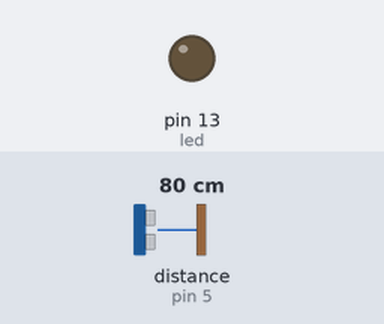
Recording of a sketch running on a simulated Arduino Uno, built with avr-gcc and run on an emulated ATmega328P. On the bench: output pins drawn as LEDs (lit = HIGH). Wiring (inferred from the names in the program): ultrasonic range finder: trigger pin 6; echo pin 5. Inputs (shaded band) come from the test bench; at power-on: distance to the obstacle (sensor on pin 5) 80 cm. The echo pulse lasts 58.3 µs per cm; pins used as bus, display or sensor lines are not drawn.

Above: at 1.2 s.
1.3 s: distance to the obstacle (sensor on pin 5) set to 23 cm
2.8 s: distance to the obstacle (sensor on pin 5) set to 18 cm
At 3.7 s:
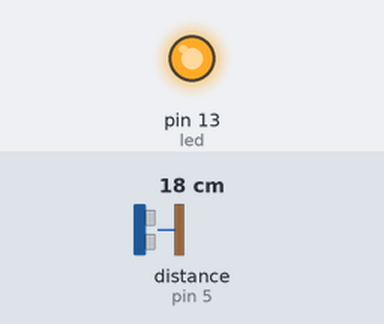
4.3 s: distance to the obstacle (sensor on pin 5) set to 35 cm
At 5.4 s:
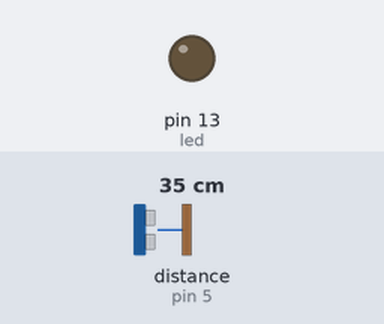
5.9 s: distance to the obstacle (sensor on pin 5) set to 2 cm
At 7.3 s:
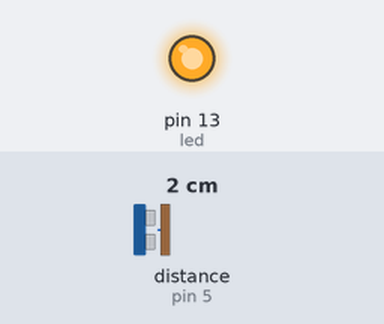
Timing chart, 0 to 8.5 s (numbered marks = the images above; inputs shaded):
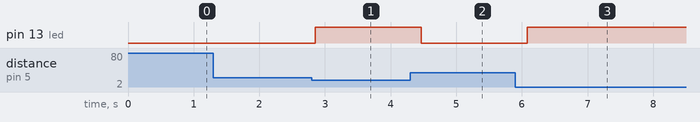

Measured:
- the behaviour switches between 21 and 20 cm on distance to the obstacle (sensor on pin 5) (found by bisection; images 0 and 1)
- after the input at 1.3 s, every drawn part: stays the same
- after the input at 2.8 s, pin 13 (led): LOW → HIGH after 0.05 s
- after the input at 4.3 s, pin 13 (led): HIGH → LOW after 0.16 s
- after the input at 5.9 s, pin 13 (led): LOW → HIGH after 0.18 s

The sketch:

Lixeira_Inteligente.ino
```cpp
int trig = 6;
int echo = 5;
int led = 13;

long duracao;
int distancia;

void setup() {
  pinMode(trig, OUTPUT);
  pinMode(echo, INPUT);
  pinMode(led, OUTPUT);
  Serial.begin(9600);
}

void loop() {
  digitalWrite(trig, LOW);
  delayMicroseconds(2);

  digitalWrite(trig, HIGH);
  delayMicroseconds(10);
  digitalWrite(trig, LOW);

  duracao = pulseIn(echo, HIGH);
  distancia = duracao * 0.034 / 2;

  if (distancia < 20) {
    digitalWrite(led, HIGH);
  } else {
    digitalWrite(led, LOW);
  }

  delay(200);
}
```
